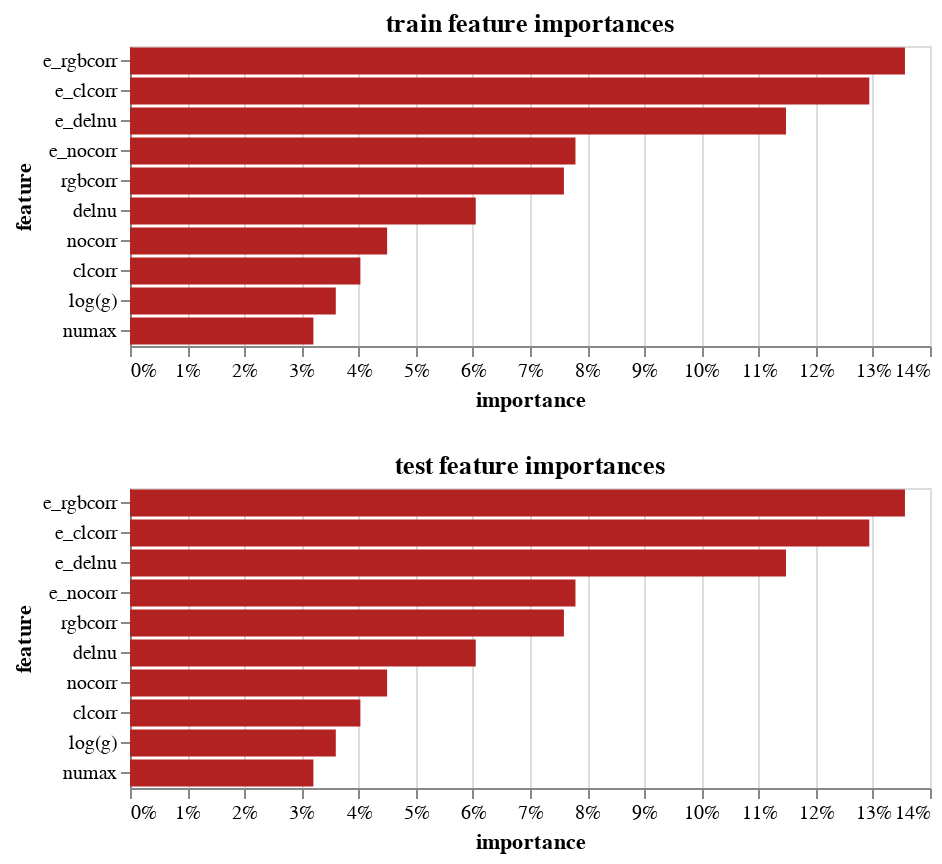

The notebook cell saved with this chart:
### Code cell
#forest
fit_evaluate(df)

### Figure 1 — Vega-Lite specification as saved in the notebook (floating-point values rounded to 4 significant figures)
{"config": {"view": {"continuousWidth": 400, "continuousHeight": 300}}, "vconcat": [{"data": {"name": "data-3563e35f63645dfb2a60872e134cd9df"}, "mark": {"type": "bar", "color": "firebrick"}, "encoding": {"x": {"axis": {"format": ".0%"}, "field": "importance", "type": "quantitative"}, "y": {"field": "feature", "sort": "-x", "type": "nominal"}}, "height": 150, "title": "train feature importances", "width": 400}, {"data": {"name": "data-3563e35f63645dfb2a60872e134cd9df"}, "mark": {"type": "bar", "color": "firebrick"}, "encoding": {"x": {"axis": {"format": ".0%"}, "field": "importance", "type": "quantitative"}, "y": {"field": "feature", "sort": "-x", "type": "nominal"}}, "height": 150, "title": "test feature importances", "width": 400}], "$schema": "https://vega.github.io/schema/vega-lite/v4.17.0.json", "datasets": {"data-3563e35f63645dfb2a60872e134cd9df": [{"feature": "numax", "importance": 0.03209}, {"feature": "log(g)", "importance": 0.03601}, {"feature": "clcorr", "importance": 0.04032}, {"feature": "nocorr", "importance": 0.045}, {"feature": "delnu", "importance": 0.06051}, {"feature": "rgbcorr", "importance": 0.07594}, {"feature": "e_nocorr", "importance": 0.07796}, {"feature": "e_delnu", "importance": 0.1148}, {"feature": "e_clcorr", "importance": 0.1294}, {"feature": "e_rgbcorr", "importance": 0.1356}]}}
